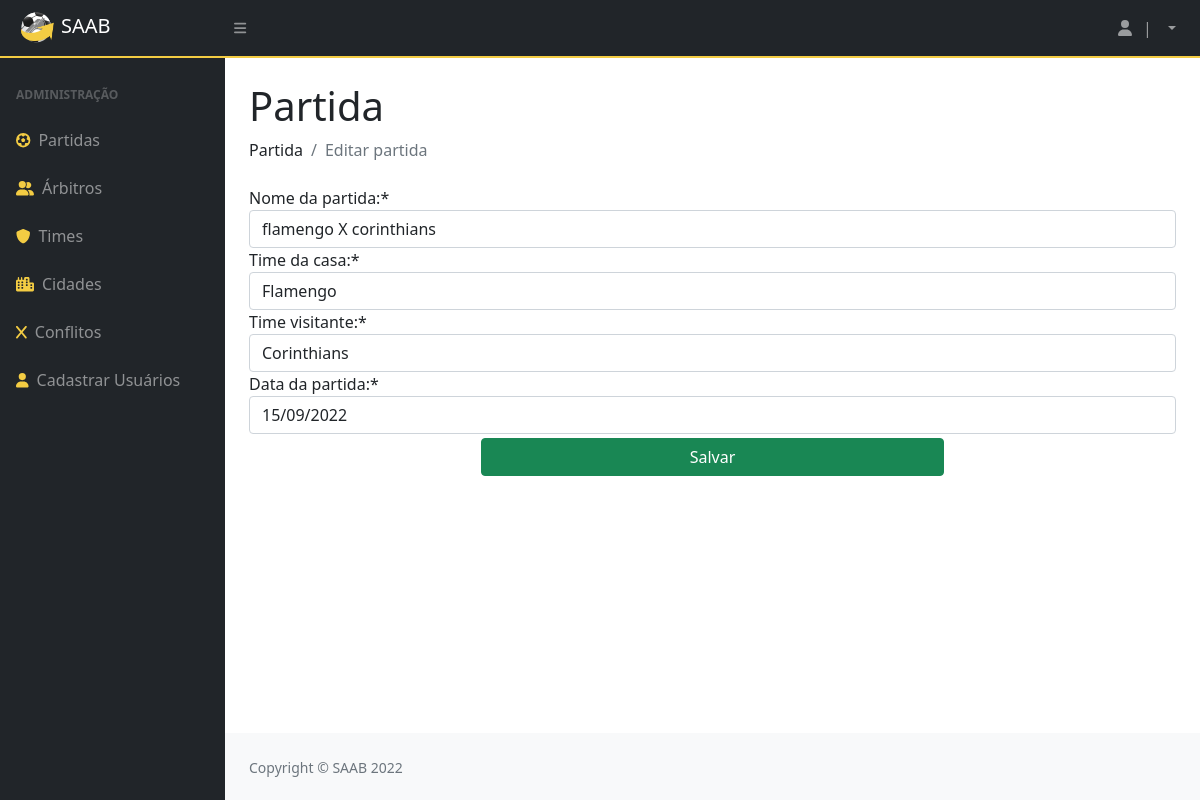
Page /updatePartida/1 on the committed database.
### privado/models.py (models this page shows, shortened)
class Partida(models.Model):
    codigo = models.AutoField(primary_key=True)
    nome = models.CharField(max_length=100)
    usuario = models.ForeignKey(Usuario, on_delete=models.CASCADE)
    arbitro = models.ForeignKey(Arbitro, on_delete=models.CASCADE)
    visitante  = models.ForeignKey(Time, on_delete=models.CASCADE, related_name='visitante')
    local  = models.ForeignKey(Time, on_delete=models.CASCADE, related_name='local')
    data = models.DateField()

class Time(models.Model):
    codigo = models.AutoField(primary_key=True)
    nome = models.CharField(max_length=100)
    cidade = models.ForeignKey(Cidade, on_delete=models.CASCADE)
    def __str__(self):
        return (self.nome)

### privado/views.py (the view)
# urls.py: path('updatePartida/<int:id>', updatePartida, name = "url_updatePartida"),
@has_permission_decorator('mexer_no_sistema')
def updatePartida(request, id):
    partida = Partida.objects.get(pk=id)
    formPartida = PartidaModelForm(request.POST or None, instance=partida)
    if formPartida.is_valid():
        formPartida.save()
        return redirect('url_partida')
    pacote = {"formPartida": formPartida}
    return render(request, "SAAB/formPartida.html", pacote)

### privado/forms.py
class PartidaModelForm(ModelForm):
    class Meta:
        model = Partida
        fields = ["nome", "local", "visitante", "data"]
        labels = {
            "nome": "Nome da partida:",
            "local": "Time da casa:",
            "visitante": "Time visitante:",
            "data": "Data da partida:",
        }

### privado/templates/SAAB/formPartida.html (shortened to what this page needs)
{% extends 'SAAB/layout.html' %}
{% block conteudo %}
{% load static %}
{% load crispy_forms_tags %}
<!DOCTYPE html>
<html lang="pt-br">
<head>
</head>
<body>
  <h1 class="mt-4">Partida</h1>
  <ol class="breadcrumb mb-4">
    <li class="breadcrumb-item">Partida</li>
    <li class="breadcrumb-item active">Editar partida</li>
  </ol>
  <form method="POST">
    {{ formPartida|crispy }}
    <div class="w-100 text-center">
      <button type="submit" class="w-50 mt-1 btn btn-success">Salvar</button>
    </div>
  </form>
</body>
</html>
{% endblock %}

### rows in the picture
Partida: nome "flamengo X corinthians", local "Flamengo", visitante "Corinthians", data "15/09/2022"
